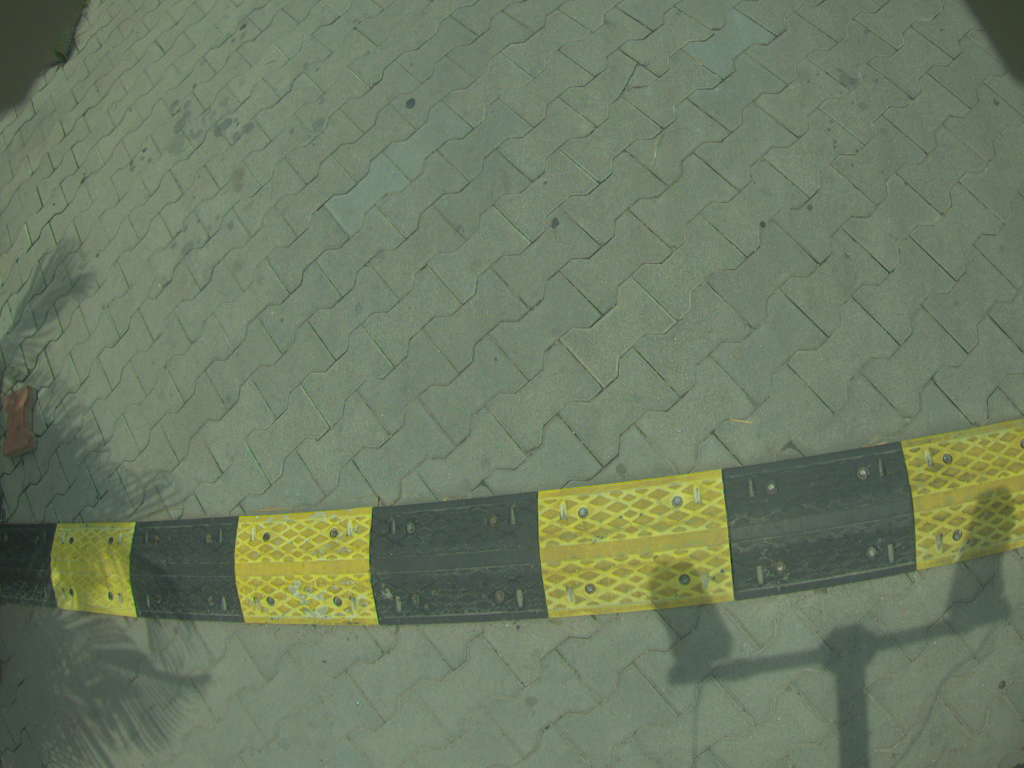
#> input picture CameraCalibration/images/frame36.png, 2048 x 1536 px, found by its file name (shown at 1/2 size)
$ python UnDistort.py
#> lines starting #> are read from the running program, lines starting #| are printed output that depends on the picture
import cv2 as cv
import pickle
import numpy as np

# Load calibration parameters
calibration_params = pickle.load(open(r"E:\Coding\Python\DepthAnything\CameraCalibration\results\calibration_params_50imgs.pkl", "rb"))
#> (reads CameraCalibration/results/calibration_params_50imgs.pkl from the repository)

cameraMatrix = calibration_params['cameraMatrix']
dist = calibration_params['dist']
newCameraMatrix = calibration_params['newCameraMatrix']
roi = calibration_params['roi']

# Load the image to undistort
img = cv.imread(r"E:\Coding\Python\DepthAnything\CameraCalibration\images\frame36.png")
#> img is the input picture: shape (1536, 2048, 3); mean B, G, R 98.8, 122.2, 109

# Undistort
dst = cv.undistort(img, cameraMatrix, dist, None, newCameraMatrix)
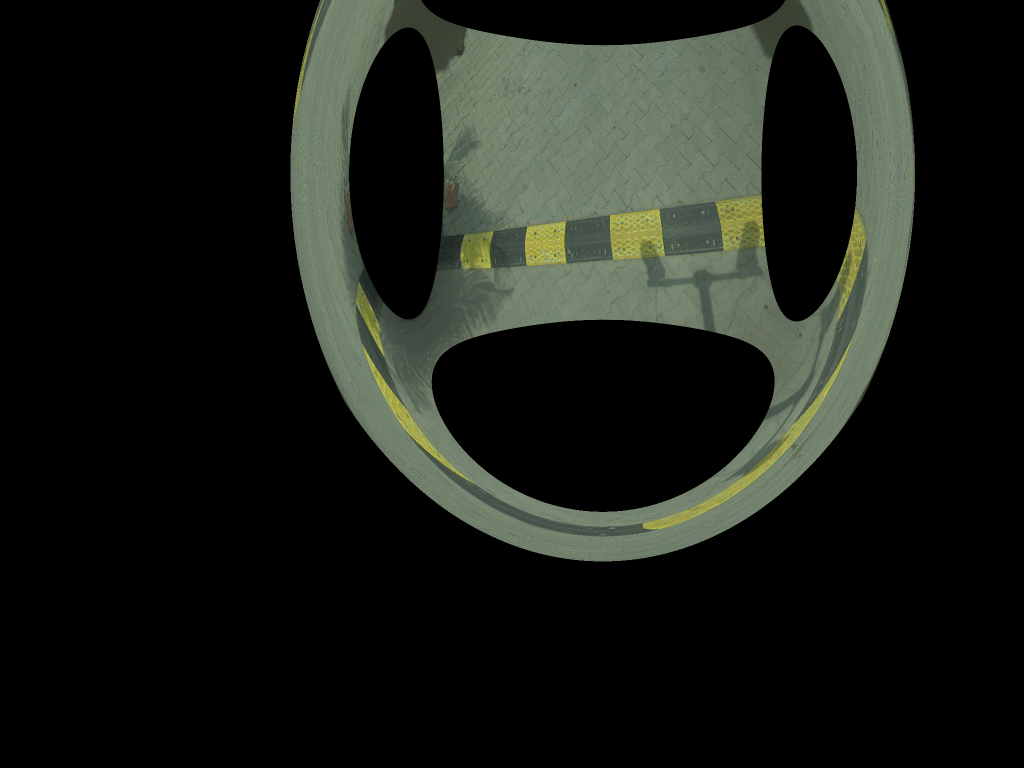
#> dst: shape (1536, 2048, 3) (shown at 1/2 size); mean B, G, R 23.6, 29.1, 25.9


# Crop the image
x, y, w, h = roi
dst = dst[y:y+h, x:x+w]
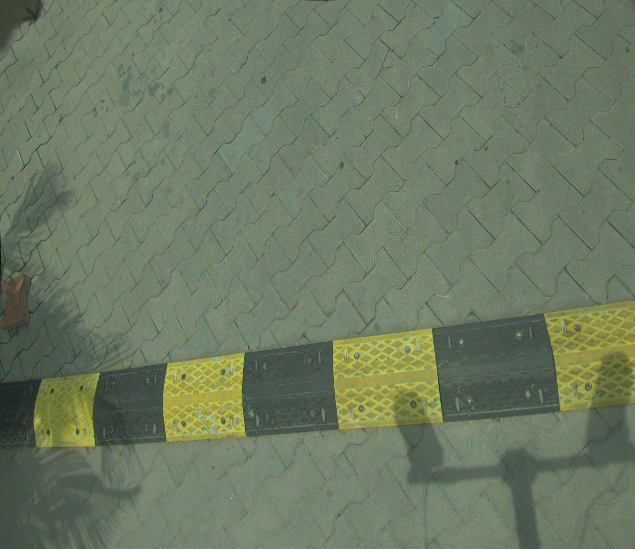
#> dst: shape (549, 635, 3); mean B, G, R 98.5, 122, 108.8


# Pad the undistorted image to the original size
# Resize the undistorted image to match the ROI size
# x, y, w, h = roi
# resized_dst = cv.resize(dst, (w, h), interpolation=cv.INTER_LINEAR)
# # Get original image size
# original_h, original_w = img.shape[:2]
# # Pad the undistorted image to the original size
# padded_dst = np.zeros((original_h, original_w, 3), dtype=np.uint8)
# padded_dst[y:y+h, x:x+w] = resized_dst
cv.imwrite(r'E:\Coding\Python\DepthAnything\CameraCalibration\images\caliResult_frame36_50imgs.png', dst)
